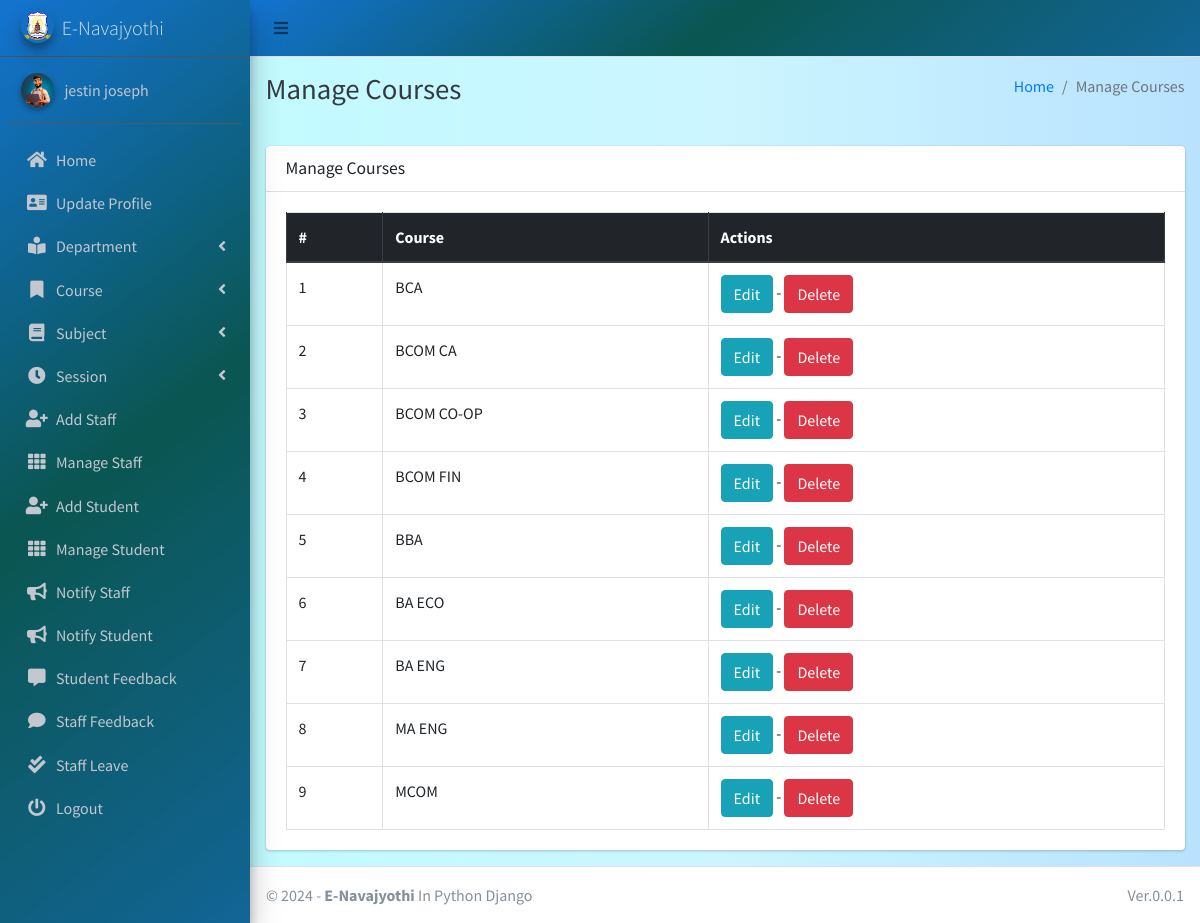
/course/manage/ (signed in), run on the app's committed database.
### main_app/models.py (models this page shows, shortened)
class CustomUser(AbstractUser):
    USER_TYPE = ((1, "HOD"), (2, "Staff"), (3, "Student"))
    GENDER = [("M", "Male"), ("F", "Female")]
    username = None  # Removed username, using email instead
    email = models.EmailField(unique=True)
    user_type = models.CharField(default=1, choices=USER_TYPE, max_length=1)
    gender = models.CharField(max_length=1, choices=GENDER)
    profile_pic = models.ImageField()
    address = models.TextField()
    fcm_token = models.TextField(default="")  # For firebase notifications
    created_at = models.DateTimeField(auto_now_add=True)
    updated_at = models.DateTimeField(auto_now=True)
    USERNAME_FIELD = "email"
    REQUIRED_FIELDS = []
    objects = CustomUserManager()
    phone_num = models.IntegerField(max_length=12 ,null=True,blank=False)
    aadhar_num = models.IntegerField(max_length=16,null=True,blank=False)
    date_of_birth = models.DateField(null=True,blank=False)
    def __str__(self):
        return self.first_name + "  " + self.last_name

class Course(models.Model):
    name = models.CharField(max_length=120)
    department = models.ForeignKey(Department, on_delete=models.DO_NOTHING, null=True, blank=False)
    created_at = models.DateTimeField(auto_now_add=True)
    updated_at = models.DateTimeField(auto_now=True)

### main_app/hod_views.py (the view)
# urls.py: path("course/manage/", hod_views.manage_course, name='manage_course'),
def manage_course(request):
    courses = Course.objects.all()
    context = {
        'courses': courses,
        'page_title': 'Manage Courses'
    }
    return render(request, "hod_template/manage_course.html", context)

### main_app/templates/hod_template/manage_course.html
{% extends 'main_app/base.html' %}
{% load static %}
{% block page_title %}{{page_title}}{% endblock page_title %}
{% block content %}
<section class="content">
    <div class="container-fluid">
        <div class="row">
            <div class="col-md-12">
                <div class="card">
                    <div class="card-header">
                        <h3 class="card-title">{{page_title}}</h3>
                    </div>
                    <div class="card-body">
                        <table id="example2" class="table table-bordered table-hover">
                            <thead class="thead-dark">
                                <tr>
                                    <th>#</th>
                                    <th>Course</th>
                                    <th>Actions</th>
                                </tr>
                            </thead>
                            <tbody>
                                {% for course in courses %}
                                <tr>
                                    <td>{{ forloop.counter }}</td>
                                    <td>{{course.name}}</td>
                                    <td>
                                        <a href="{% url 'edit_course' course.id %}" class="btn btn-info">Edit</a> -
                                        <a href="{% url 'delete_course' course.id %}" onclick="return confirm('Are you sure you want to delete this course ?')" class="btn btn-danger">Delete</a>
                                    </td>
                                </tr>
                                {% endfor %}
                            </tbody>
                        </table>
                    </div>
                </div>
            </div>
        </div>
    </div>
</section>
{% endblock content %}

### main_app/templates/main_app/sidebar_template.html (shortened to what this page needs)
{% load static %}
<aside class="main-sidebar sidebar-dark-info elevation-4 " style="background: rgb(0,104,205);
background: linear-gradient(143deg, rgba(0,104,205,0.9248949579831933) 0%, rgba(0,79,74,0.9613095238095238) 49%, rgba(0,89,142,0.9276960784313726) 100%);">
    {% if request.user.user_type == '1' %}
    <a href="{% url 'admin_home' %}" class="brand-link">
        <img src="{% static 'dist/img/nava_logo.png' %} " alt="AdminLTE Logo"
            class="brand-image img-circle elevation-3" >
        <span class="brand-text font-weight-light">E-Navajyothi</span>
    </a>
      <div class="sidebar">
        <div class="user-panel mt-3 pb-3 mb-3 d-flex">
            <div class="image">
                <img src="{{ request.user.profile_pic}}" class="img-circle elevation-2" alt="User Image">
            </div>
            <div class="info">
                <a href="#" class="d-block">{{user}}</a>
            </div>
        </div>
        <nav class="mt-2 ">
            <ul class="nav nav-pills nav-sidebar flex-column " data-widget="treeview" role="menu" data-accordion="false">
                <li class="nav-item">
                    {% url 'admin_home' as admin_home %}
                    <a href="{{admin_home}}" class="nav-link {% if admin_home == request.path %} active {% endif %}">
                        <i class="nav-icon fas fa-home"></i>
                        <p >
                            Home
                        </p>
                    </a>
                </li>
                <li class="nav-item">
                    {% url 'admin_view_profile' as admin_view_profile %}
                    <a href="{{admin_view_profile}}"
                        class="nav-link {% if admin_view_profile == request.path %} active {% endif %}">
                        <i class="nav-icon fas fa-address-card"></i>
                        <p>
                            Update Profile
                        </p>
                    </a>
                </li>
            <li class="nav-item has-treeview">
                    <a href="#" class="nav-link">
                        <i class="nav-icon fas fa-book-reader"></i>
                        <p>
                            Department
                            <i class="fas fa-angle-left right"></i>
                        </p>
                    </a>
                </li>
                <li class="nav-item has-treeview">
                    <a href="#" class="nav-link">
                        <i class="nav-icon fas fa-bookmark"></i>
                        <p>
                            Course
                            <i class="fas fa-angle-left right"></i>
                        </p>
                    </a>
                </li>
                <li class="nav-item has-treeview">
                    <a href="#" class="nav-link">
                        <i class="nav-icon fas fa-book"></i>
                        <p>
                            Subject
                            <i class="fas fa-angle-left right"></i>
                        </p>
                    </a>
                </li>
                <li class="nav-item has-treeview">
                    <a href="#" class="nav-link">
                        <i class="nav-icon fas fa-clock"></i>
                        <p>
                            Session
                            <i class="fas fa-angle-left right"></i>
                        </p>
                    </a>
                </li>
                <li class="nav-item">
                    {% url 'add_staff' as add_staff %}
                    <a href="{{add_staff}}" class="nav-link {% if add_staff == request.path %} active {% endif %}">
                        <i class="nav-icon fas fa-user-plus"></i>
                        <p>
                            Add Staff
                        </p>
                    </a>
                </li>
                <li class="nav-item">
                    {% url 'manage_staff' as manage_staff %}
                    {% url 'edit_staff' staff_id as edit_staff %}
                    <a href="{{manage_staff}}"
                        class="nav-link {% if manage_staff == request.path or request.path == edit_staff %} active {% endif %}">
                        <i class="nav-icon fas fa-th"></i>
                        <p>
                            Manage Staff
                        </p>
                    </a>
                </li>
                <li class="nav-item">
                    {% url 'add_student' as add_student%}
                    <a href="{{add_student}}" class="nav-link  {% if add_student == request.path %} active {% endif %}">
                        <i class="nav-icon fas fa-user-plus"></i>
                        <p>
                            Add Student
                        </p>
                    </a>
                </li>
                <li class="nav-item">
                    {% url 'manage_student' as manage_student %}
                    {% url 'edit_student' student_id as edit_student %}
                    <a href="{{manage_student}}"
                        class="nav-link  {% if edit_student == request.path or manage_student == request.path %} active {% endif %}">
                        <i class="nav-icon fas fa-th"></i>
                        <p>
                            Manage Student
                        </p>
                    </a>
                </li>
                <li class="nav-item">
                    {% url 'admin_notify_staff' as admin_notify_staff %}
                    <a href="{{admin_notify_staff}}"
                        class="nav-link {% if admin_notify_staff == request.path %} active {% endif %}">
                        <i class="nav-icon fas fa-bullhorn"></i>
                        <p>
                            Notify Staff
                        </p>
                    </a>
                </li>
                <li class="nav-item">
                    {% url 'admin_notify_student' as admin_notify_student %}
                    <a href="{{admin_notify_student}}"
                        class="nav-link {% if admin_notify_student == request.path %} active {% endif %}">
                        <i class="nav-icon fas fa-bullhorn"></i>
                        <p>
                            Notify Student
                        </p>
                    </a>
                </li>
                <li class="nav-item">
                    {% url 'student_feedback_message' as student_feedback_message %}
                    <a href="{{ student_feedback_message }}"
                        class="nav-link  {% if student_feedback_message == request.path %} active {% endif %}">
                        <i class="nav-icon fas fa-comment-alt"></i>
                        <p>
                            Student Feedback
                        </p>
                    </a>
                </li>
                <li class="nav-item">
                    {% url 'staff_feedback_message' as staff_feedback_message %}
                    <a href="{{staff_feedback_message}}"
                        class="nav-link   {% if staff_feedback_message == request.path %} active {% endif %}">
                        <i class="nav-icon fas fa-comment"></i>
                        <p>
                            Staff Feedback
                        </p>
                    </a>
                </li>
                <li class="nav-item">
                    {% url 'view_staff_leave' as view_staff_leave %}
                    <a href="{{view_staff_leave}}"
                        class="nav-link  {% if view_staff_leave == request.path %} active {% endif %}">
                        <i class="nav-icon fas fa-check-double"></i>
                        <p>
                            Staff Leave
                        </p>
                    </a>
                </li>
                                        {% endif %}
                                        <li class="nav-item">
                                            <a href="{% url 'user_logout' %}"
                                                onclick="return confirm('Your session would be terminated.\n\nProceed?')"
                                                class="nav-link">
                                                <i class="nav-icon fas fa-power-off"></i>
                                                <p>
                                                    Logout
                                                </p>
                                            </a>
                                        </li>
                                    </ul>
                                </nav>
                            </div>
</aside>

### data on the page
CustomUser: user.profile_pic (picture), first_name+last_name "jestin joseph"
Course: name "BCA"
Course: name "BCOM CA"
Course: name "BCOM CO-OP"
Course: name "BCOM FIN"
Course: name "BBA"
Course: name "BA ECO"
Course: name "BA ENG"
Course: name "MA ENG"
Course: name "MCOM"

### other printed values
{{ page_title }} "Manage Courses"
